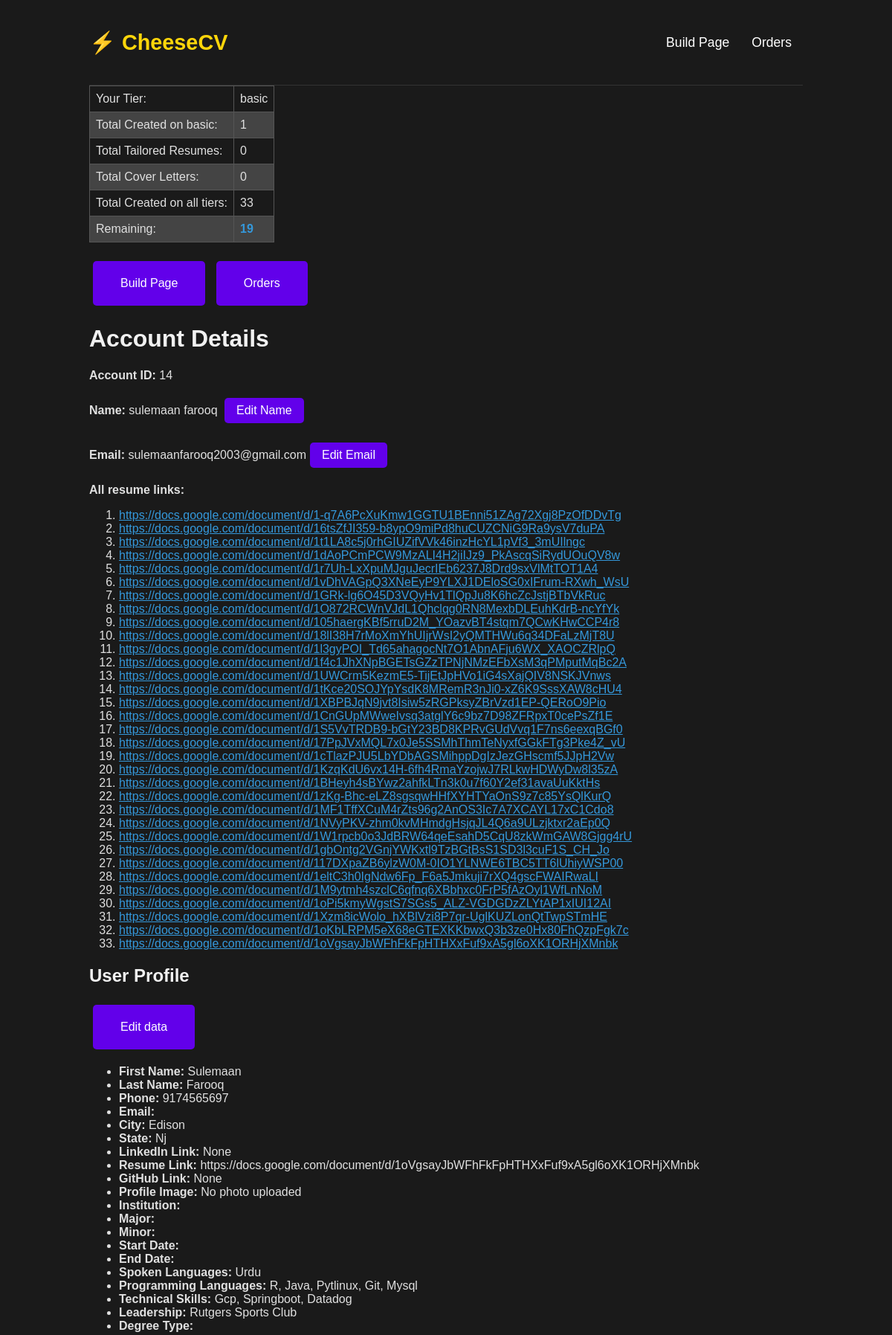
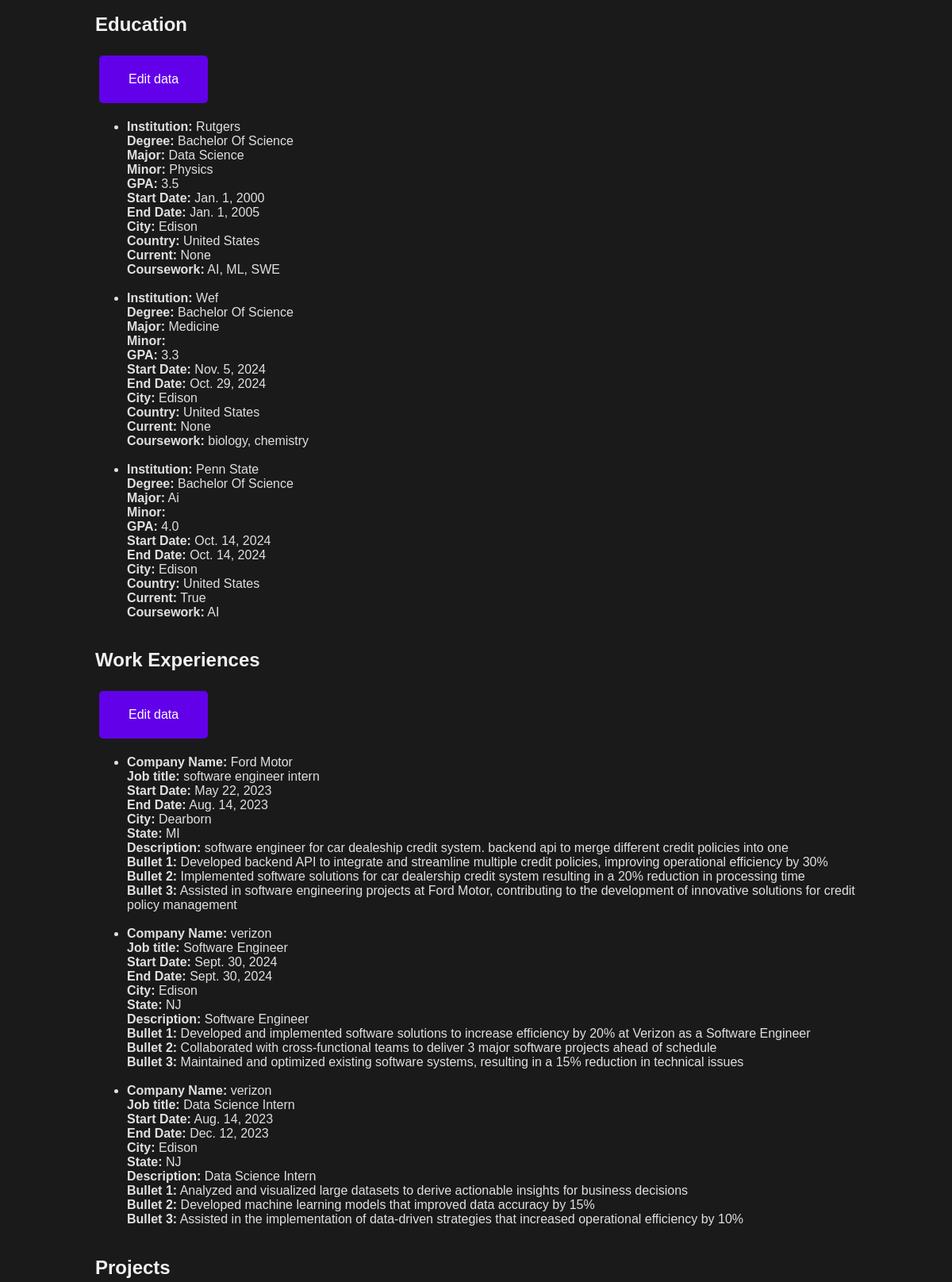
Screenshot of /14/account/ (signed in, upper part) with the database file from the repository (2 pictures, top to bottom).
### resume_app/models.py (models this page shows, shortened)
class Account(models.Model):
    id = models.AutoField(primary_key=True)
    user = models.ForeignKey(User, on_delete=models.CASCADE, null=True, related_name='account_user')
    name = models.CharField(max_length=255, unique=True)  # needs to be unique
    password = models.CharField(max_length=255)  # Store hashed password
    email = models.EmailField()
    tier = models.CharField(max_length=255, default="free")
    educations = models.ForeignKey('Education', on_delete=models.SET_NULL, null=True, related_name='education_account')
    user_profile = models.ForeignKey('UserProfile', on_delete=models.SET_NULL, null=True, related_name='user_profile_account')
    user_plan = models.ForeignKey('Plan', on_delete=models.SET_NULL, null=True, related_name='user_plan')
    user_payment = models.ForeignKey('Payment', on_delete=models.SET_NULL, null=True, related_name='user_payment')
    resume_links = models.CharField(max_length=100000, blank=True, null=True, help_text="Separate links with commas")
    unique_words = models.CharField(max_length=10000000, blank=True, null=True, help_text="Separate action words with commas")
    reset_password_code = models.CharField(max_length=255, null=True)
    is_active = models.BooleanField(default=True)
    def get_resume_links(self):
        return self.resume_links.split(',') if self.resume_links else []

class Plan(models.Model):
    id = models.AutoField(primary_key=True)
    type = models.CharField(max_length=255, default="free")
    account = models.ForeignKey(Account, on_delete=models.CASCADE, null=True)
    forms_remaining = models.IntegerField(default=2)
    forms_filled_on_current_plan = models.IntegerField(default=0)
    total_forms_filled = models.IntegerField(default=0)
    total_cover_letters = models.IntegerField(default=0)
    total_tailored_resumes = models.IntegerField(default=0)
    subscription_ids = models.CharField(max_length=100000, blank=True, null=True, help_text="subscription_ids seperated by commas")

class UserProfile(models.Model):
    def profile_image_upload_to(instance, filename):
        return f"profile_pictures/{instance.account.id}.jpg"
    id = models.AutoField(primary_key=True)
    account = models.ForeignKey(Account, on_delete=models.CASCADE, null=True, related_name='account_user_profile')
    first_name = models.CharField(max_length=255)
    last_name = models.CharField(max_length=255)
    phone = models.CharField(max_length=15)
    city = models.CharField(max_length=255)
    state = models.CharField(max_length=255)
    linkedin_link = models.CharField(blank=True, null=True, max_length=255)
    resume_link = models.URLField(blank=True, null=True)
    github_link = models.CharField(blank=True, null=True, max_length=255)
    website_link = models.URLField(blank=True, null=True)
    profile_image = models.ImageField(upload_to=profile_image_upload_to, storage=OverwriteStorage(), blank=True, null=True)
    spoken_languages = models.CharField(max_length=255, blank=True, null=True)
    programming_languages = models.CharField(max_length=255, blank=True, null=True)
    technical_skills = models.CharField(max_length=255, blank=True, null=True)
    leadership = models.CharField(max_length=255, blank=True, null=True)

class Education(models.Model):
    id = models.AutoField(primary_key=True)
    account = models.ForeignKey(Account, on_delete=models.CASCADE, null=True, related_name='account_education')
    institution = models.CharField(max_length=255, blank=True, null=True)
    major = models.CharField(max_length=255, blank=True, null=True)
    minor = models.CharField(max_length=255, blank=True, null=True)
    GPA = models.CharField(max_length=255, blank=True, null=True)
    start_date = models.DateField(default=date.today, null=True)
    end_date = models.DateField(default=date.today, null=True)
    city = models.CharField(max_length=255, blank=True, null=True)
    country = models.CharField(max_length=255, blank=True, null=True)
    current = models.BooleanField(default=False, null=True)
    coursework = models.CharField(max_length=1000, blank=True, null=True)
    DEGREE_CHOICES = [
        ('Bachelor of Science', 'Bachelor of Science'),
        ('Bachelor of Art', 'Bachelor of Art'),
        ('Master of Arts', 'Master of Arts'),
        ('Master of Science', 'Master of Science'),
        ('Master of Business Administration', 'Master of Business Administration'),
        ('Associate of Arts', 'Associate of Arts'),
        ('Associate of Science', 'Associate of Science'),
        ('Associate of Business Administration', 'Associate of Business Administration'),
        ('Associate of Engineering', 'Associate of Engineering'),
        ('Associate of Nursing', 'Associate of Nursing'),
    ]
    degree_type = models.CharField(
        max_length=100,
        choices=DEGREE_CHOICES,
        blank=True,
        null=True,
    )

class WorkExperience(models.Model):
    account = models.ForeignKey(Account, on_delete=models.CASCADE, null=True, related_name='work_experiences')
    company_name = models.CharField(max_length=255, validators=[MinLengthValidator(1)])
    job_title = models.CharField(max_length=255, validators=[MinLengthValidator(1)])
    start_date = models.DateField()
    end_date = models.DateField(null=True)
    currently_working = models.BooleanField(default=False)
    city = models.CharField(max_length=255, validators=[MinLengthValidator(1)])
    state = models.CharField(max_length=2, validators=[MinLengthValidator(2), MaxLengthValidator(2)])
    description = models.TextField(validators=[MinLengthValidator(1)])
    bullet1 = models.CharField(max_length=255, validators=[MinLengthValidator(1)])
    bullet2 = models.CharField(max_length=255, validators=[MinLengthValidator(1)])
    bullet3 = models.CharField(max_length=255, validators=[MinLengthValidator(1)])

### resume_app/views.py (the view)
# urls.py: path('<int:account_id>/account/', account, name='account'),
@login_required
def account(request , account_id):
    account = Account.objects.get(id=account_id)
    user_plan = Plan.objects.get(account = account)
    user_profile = UserProfile.objects.get(account = account)
    educations = Education.objects.filter(account=account)
    work_experiences = WorkExperience.objects.filter(account=account)
    projects = Project.objects.filter(account=account)
    context = {
        'account' : account ,
        'user_plan': user_plan ,
        'user_profile' : user_profile ,
        'educations' : educations ,
        'remaining' : user_plan.forms_remaining - user_plan.forms_filled_on_current_plan,
        'work_experiences' : work_experiences,
        'projects' : projects
    }
    return render (request, "account.html", context)

### resume_app/templates/account.html (shortened to what this page needs)
{% extends 'index.html' %}
{% load static %}
{% block header_links %}
        <a href="{% url 'confirmation' account_id=account.id %}">  Build Page </a>
        <a href="{% url 'subscriptions' account_id=account.id %}">  Orders </a>
{% endblock %}
{% block content %}
<div>
<div class="user-info-container">
    <table class="user-info-table">
        <tr>
            <td>Your Tier:</td>
            <td>{{account.tier}}</td>
        </tr>
        <tr>
            <td>Total Created on {{account.tier}}:</td>
            <td>{{user_plan.forms_filled_on_current_plan}}</td>
        </tr>
        <tr>
            <td>Total Tailored Resumes:</td>
            <td>{{user_plan.total_tailored_resumes}} </td>
        </tr>
        <tr>
            <td>Total Cover Letters:</td>
            <td>{{user_plan.total_cover_letters}} </td>
        </tr>
        <tr>
            <td>Total Created on all tiers:</td>
            <td>{{user_plan.total_forms_filled}} </td>
        </tr>
        <tr>
            <td>Remaining:</td>
            <td> <b> {{remaining}} </b> </td>
        </tr>
    </table>
    <a href="{% url 'confirmation' account_id=account.id %}" class="reload_resume_and_website-button">
        <button type="button"> Build Page </button>
    </a>
    <a href="{% url 'subscriptions' account_id=account.id %}" class="reload_resume_and_website-button">
        <button type="button">  Orders </button>
    </a>
    <h1>Account Details</h1>
    <p><strong>Account ID:</strong> {{ account.id }}</p>
    <p><strong> Name:</strong> {{ account.name }} <button id="edit-name-btn">Edit Name</button> </p>
    <p><strong> Email:</strong> {{ account.email }}<button id="edit-email-btn">Edit Email</button> </p>
    <p><strong>All resume links:</strong>
    {% if account.resume_links %}
    <ol>
        {% for link in account.get_resume_links %}
        <li><a href="{{ link }}" target="_blank">{{ link }}</a></li>
        {% endfor %}
    </ol>
    {% else %}
    <p>No resume links available.</p>
    {% endif %}
    <h2>User Profile</h2>
    <a href="{% url 'form' account_id=account.id %}" class="reload_resume_and_website-button">
        <button type="button"> Edit data </button>
    </a>
    <ul>
        <li><strong>First Name:</strong> {{ user_profile.first_name }}</li>
        <li><strong>Last Name:</strong> {{ user_profile.last_name }}</li>
        <li><strong>Phone:</strong> {{ user_profile.phone }}</li>
        <li><strong>Email:</strong> {{ user_profile.email }}</li>
        <li><strong>City:</strong> {{ user_profile.city }}</li>
        <li><strong>State:</strong> {{ user_profile.state }}</li>
        <li><strong>LinkedIn Link:</strong> {{ user_profile.linkedin_link }}</li>
        <li><strong>Resume Link:</strong> {{ user_profile.resume_link }}</li>
        <li><strong>GitHub Link:</strong> {{ user_profile.github_link }}</li>
        {% if user_profile.profile_image %}
            <li><strong>Profile Image:</strong> <img src="{{ user_profile.profile_image.url }}" alt="Profile Image"></li>
        {% else %}
        <li><strong>Profile Image:</strong> No photo uploaded </li>
        {% endif %}
        <li><strong>Institution:</strong> {{ user_profile.institution }}</li>
        <li><strong>Major:</strong> {{ user_profile.major }}</li>
        <li><strong>Minor:</strong> {{ user_profile.minor }}</li>
        <li><strong>Start Date:</strong> {{ user_profile.start_date }}</li>
        <li><strong>End Date:</strong> {{ user_profile.end_date }}</li>
        <li><strong>Spoken Languages:</strong> {{ user_profile.spoken_languages }}</li>
        <li><strong>Programming Languages:</strong> {{ user_profile.programming_languages }}</li>
        <li><strong>Technical Skills:</strong> {{ user_profile.technical_skills }}</li>
        <li><strong>Leadership:</strong> {{ user_profile.leadership }}</li>
        <li><strong>Degree Type:</strong> {{ user_profile.get_degree_type_display }}</li>
    </ul>
    <h2>Education</h2>
    <a href="{% url 'form' account_id=account.id %}" class="reload_resume_and_website-button">
        <button type="button"> Edit data </button>
    </a>
    <ul>
        {% for education in educations %}
            <li>
                <strong>Institution:</strong> {{ education.institution }}<br>
                <strong>Degree:</strong> {{ education.degree_type }}<br>
                <strong>Major:</strong> {{ education.major }}<br>
                <strong>Minor:</strong> {{ education.minor }}<br>
                <strong>GPA:</strong> {{ education.GPA }}<br>
                <strong>Start Date:</strong> {{ education.start_date }}<br>
                <strong>End Date:</strong> {{ education.end_date }}<br>
                <strong>City:</strong> {{ education.city }}<br>
                <strong>Country:</strong> {{ education.country }}<br>
                <strong>Current:</strong> {{ education.current }}<br>
                <strong>Coursework:</strong> {{ education.coursework }}
            </li>  <br>
        {% endfor %}
    </ul>
    <h2>Work Experiences</h2>
    <a href="{% url 'form' account_id=account.id %}" class="reload_resume_and_website-button">
        <button type="button"> Edit data </button>
    </a>
    <ul>
            {% for work_experience in work_experiences %}
                <li>
                    <strong>Company Name:</strong> {{ work_experience.company_name }}<br>
                    <strong>Job title:</strong> {{ work_experience.job_title }}<br>
                    <strong>Start Date:</strong> {{ work_experience.start_date }}<br>
                    <strong>End Date:</strong> {{ work_experience.end_date }}<br>
                    <strong>City:</strong> {{ work_experience.city }}<br>
                    <strong>State:</strong> {{ work_experience.state }}<br>
                    <strong>Description:</strong> {{ work_experience.description }}<br>
                    <strong>Bullet 1:</strong> {{ work_experience.bullet1 }}<br>
                    <strong>Bullet 2:</strong> {{ work_experience.bullet2 }}<br>
                    <strong>Bullet 3:</strong> {{ work_experience.bullet3 }}
                </li>
                <br>
            {% endfor %}
    </ul>
    <h2>Projects</h2>
</div>
{% endblock %}

### resume_app/templates/index.html (style rules this page uses)
body { padding: 0 10%; margin: 0; background-color: #121212; color: #ffffff; font-family: 'Poppins', sans-serif; }
html { scroll-behavior: smooth; }
.header-nav a { color: #ffffff; margin: 0 15px; text-decoration: none; font-size: 1.1em; }

### resume_app/templates/account.html (style rules this page uses)
body { font-family: 'Arial', sans-serif; background-color: #1a1a1a; color: #e0e0e0; }
h1, h2 { color: #f1f1f1; }
button { background-color: #ffd60a; color: white; padding: 10px 15px; border: none; border-radius: 4px; cursor: pointer; }
.user-info-table { width: auto; border-collapse: collapse; margin-bottom: 20px; }
.user-info-table td { padding: 8px; border: 1px solid #555; text-align: left; color: #e0e0e0; }
.user-info-table tr:nth-child(even) { background-color: #444; }
.user-info-table b { color: #3498db; }
.reload_resume_and_website-button, button { background-color: #6200ea; color: white; border: none; padding: 8px 16px; text-align: center; text-decoration: none; display: inline-block; font-size: 16px; margin: 5px; cursor: pointer; border-radius: 5px; }
a { color: #3498db; }

### rows the page displays
Account: tier "basic", id "14", name "sulemaan farooq", email "sulemaanfarooq2003@gmail.com"
Plan: forms_filled_on_current_plan "1", total_tailored_resumes "0", total_cover_letters "0", total_forms_filled "33"
UserProfile: first_name "Sulemaan", last_name "Farooq", phone "9174565697", city "Edison", state "Nj", linkedin_link "None", resume_link "https://docs.google.com/document/d/1oVgsayJbWFhFkFpHTHXxFuf9xA5gl6oXK1ORHjXMnbk", github_link "None", spoken_languages "Urdu", programming_languages "R, Java, Pytlinux, Git, Mysql", technical_skills "Gcp, Springboot, Datadog", leadership "Rutgers Sports Club"
Education: institution "Rutgers", degree_type "Bachelor Of Science", major "Data Science", minor "Physics", GPA "3.5", start_date "Jan. 1, 2000", end_date "Jan. 1, 2005", city "Edison", country "United States", current "None", coursework "AI, ML, SWE"
Education: institution "Wef", degree_type "Bachelor Of Science", major "Medicine", GPA "3.3", start_date "Nov. 5, 2024", end_date "Oct. 29, 2024", city "Edison", country "United States", current "None", coursework "biology, chemistry"
Education: institution "Penn State", degree_type "Bachelor Of Science", major "Ai", GPA "4.0", start_date "Oct. 14, 2024", end_date "Oct. 14, 2024", city "Edison", country "United States", current "True", coursework "AI"
WorkExperience: company_name "Ford Motor", job_title "software engineer intern", start_date "May 22, 2023", end_date "Aug. 14, 2023", city "Dearborn", state "MI", description "software engineer for car dealeship credit system. backend api to merge different credit policies into one", bullet1 "Developed backend API to integrate and streamline multiple credit policies, improving operational efficiency by 30%", bullet2 "Implemented software solutions for car dealership credit system resulting in a 20% reduction in processing time", bullet3 "Assisted in software engineering projects at Ford Motor, contributing to the development of innovative solutions for credit policy management"
WorkExperience: company_name "verizon", job_title "Software Engineer", start_date "Sept. 30, 2024", end_date "Sept. 30, 2024", city "Edison", state "NJ", description "Software Engineer", bullet1 "Developed and implemented software solutions to increase efficiency by 20% at Verizon as a Software Engineer", bullet2 "Collaborated with cross-functional teams to deliver 3 major software projects ahead of schedule", bullet3 "Maintained and optimized existing software systems, resulting in a 15% reduction in technical issues"
WorkExperience: company_name "verizon", job_title "Data Science Intern", start_date "Aug. 14, 2023", end_date "Dec. 12, 2023", city "Edison", state "NJ", description "Data Science Intern", bullet1 "Analyzed and visualized large datasets to derive actionable insights for business decisions", bullet2 "Developed machine learning models that improved data accuracy by 15%", bullet3 "Assisted in the implementation of data-driven strategies that increased operational efficiency by 10%"

### other values shown
{{ remaining }} "19"
{{ link }} "https://docs.google.com/document/d/1-q7A6PcXuKmw1GGTU1BEnni51ZAg72Xgj8PzOfDDvTg" "https://docs.google.com/document/d/16tsZfJI359-b8ypO9miPd8huCUZCNiG9Ra9ysV7duPA" "https://docs.google.com/document/d/1t1LA8c5j0rhGIUZifVVk46inzHcYL1pVf3_3mUIlngc" "https://docs.google.com/document/d/1dAoPCmPCW9MzALI4H2jiIJz9_PkAscqSiRydUOuQV8w" "https://docs.google.com/document/d/1r7Uh-LxXpuMJguJecrIEb6237J8Drd9sxVlMtTOT1A4" "https://docs.google.com/document/d/1vDhVAGpQ3XNeEyP9YLXJ1DEloSG0xIFrum-RXwh_WsU" "https://docs.google.com/document/d/1GRk-lg6O45D3VQyHv1TlQpJu8K6hcZcJstjBTbVkRuc" "https://docs.google.com/document/d/1O872RCWnVJdL1Qhclqg0RN8MexbDLEuhKdrB-ncYfYk" "https://docs.google.com/document/d/105haergKBf5rruD2M_YOazvBT4stqm7QCwKHwCCP4r8" "https://docs.google.com/document/d/18lI38H7rMoXmYhUIjrWsI2yQMTHWu6q34DFaLzMjT8U" "https://docs.google.com/document/d/1l3gyPOI_Td65ahagocNt7O1AbnAFju6WX_XAOCZRlpQ" "https://docs.google.com/document/d/1f4c1JhXNpBGETsGZzTPNjNMzEFbXsM3qPMputMqBc2A" "https://docs.google.com/document/d/1UWCrm5KezmE5-TijEtJpHVo1iG4sXajQIV8NSKJVnws" "https://docs.google.com/document/d/1tKce20SOJYpYsdK8MRemR3nJi0-xZ6K9SssXAW8cHU4" "https://docs.google.com/document/d/1XBPBJqN9jvt8Isiw5zRGPksyZBrVzd1EP-QERoO9Pio" "https://docs.google.com/document/d/1CnGUpMWweIvsq3atglY6c9bz7D98ZFRpxT0cePsZf1E" "https://docs.google.com/document/d/1S5VvTRDB9-bGtY23BD8KPRvGUdVvq1F7ns6eexqBGf0" "https://docs.google.com/document/d/17PpJVxMQL7x0Je5SSMhThmTeNyxfGGkFTg3Pke4Z_vU" "https://docs.google.com/document/d/1cTlazPJU5LbYDbAGSMihppDgIzJezGHscmf5JJpH2Vw" "https://docs.google.com/document/d/1KzqKdU6vx14H-6fh4RmaYzojwJ7RLkwHDWyDw8l35zA" "https://docs.google.com/document/d/1BHeyh4sBYwz2ahfkLTn3k0u7f60Y2ef31avaUuKktHs" "https://docs.google.com/document/d/1zKg-Bhc-eLZ8sgsqwHHfXYHTYaOnS9z7c85YsQlKurQ" "https://docs.google.com/document/d/1MF1TffXCuM4rZts96g2AnOS3Ic7A7XCAYL17xC1Cdo8" "https://docs.google.com/document/d/1NVyPKV-zhm0kvMHmdgHsjqJL4Q6a9ULzjktxr2aEp0Q" "https://docs.google.com/document/d/1W1rpcb0o3JdBRW64qeEsahD5CqU8zkWmGAW8Gjgg4rU" "https://docs.google.com/document/d/1gbOntg2VGnjYWKxtl9TzBGtBsS1SD3l3cuF1S_CH_Jo" "https://docs.google.com/document/d/117DXpaZB6ylzW0M-0IO1YLNWE6TBC5TT6lUhiyWSP00" "https://docs.google.com/document/d/1eltC3h0IgNdw6Fp_F6a5Jmkuji7rXQ4gscFWAIRwaLI" "https://docs.google.com/document/d/1M9ytmh4szclC6qfnq6XBbhxc0FrP5fAzOyl1WfLnNoM" "https://docs.google.com/document/d/1oPi5kmyWgstS7SGs5_ALZ-VGDGDzZLYtAP1xIUI12AI" "https://docs.google.com/document/d/1Xzm8icWolo_hXBlVzi8P7qr-UglKUZLonQtTwpSTmHE" "https://docs.google.com/document/d/1oKbLRPM5eX68eGTEXKKbwxQ3b3ze0Hx80FhQzpFgk7c" "https://docs.google.com/document/d/1oVgsayJbWFhFkFpHTHXxFuf9xA5gl6oXK1ORHjXMnbk"
